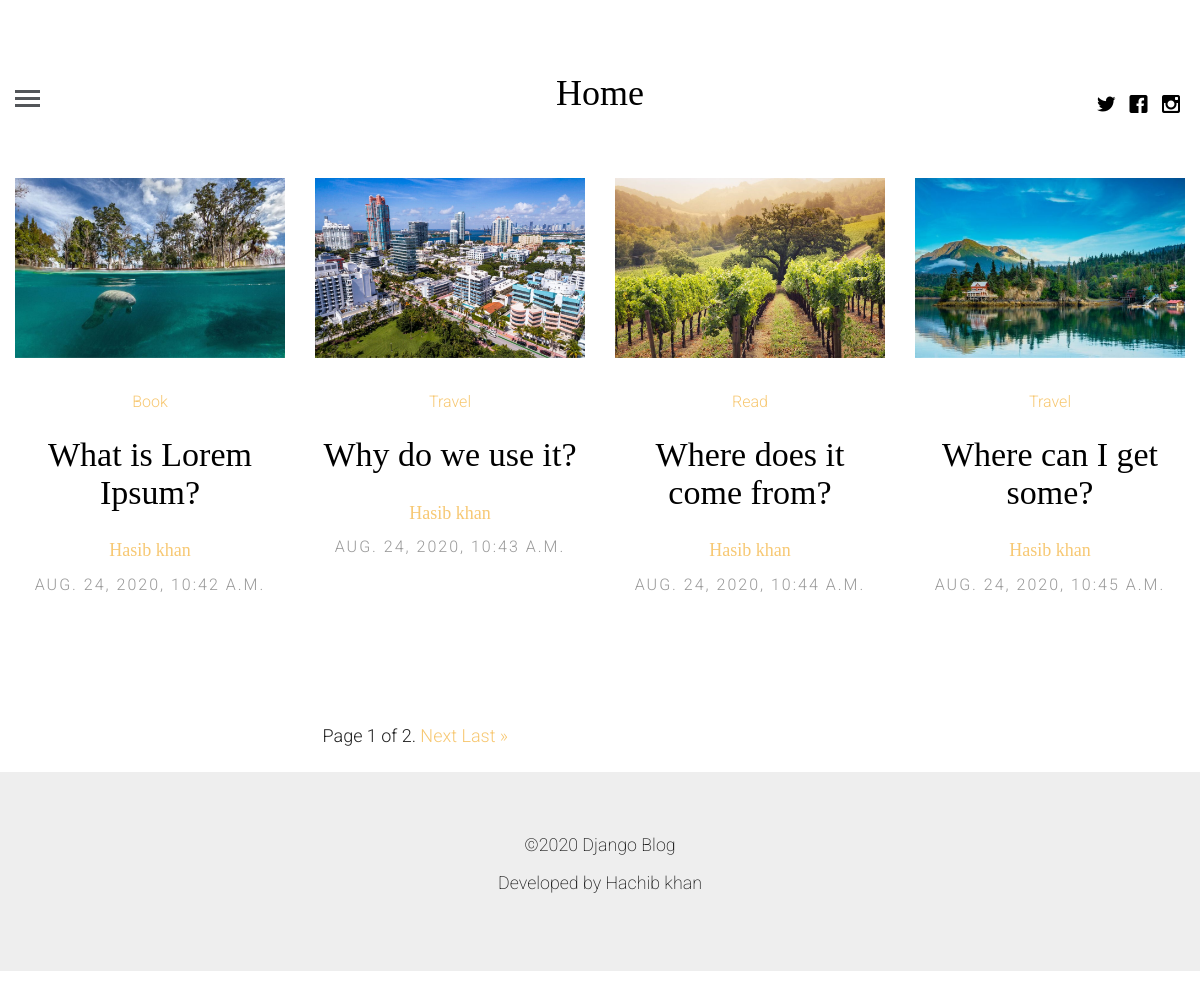
The page / on the database its author committed.
### blogapp/models.py (models this page shows, shortened)
class Article(models.Model):
    article_author = models.ForeignKey(Author, on_delete=models.CASCADE)
    title = models.CharField(max_length=200)
    posted_on = models.DateTimeField(auto_now=False, auto_now_add=True)
    updated_on = models.DateTimeField(auto_now=True, auto_now_add=False)
    body = models.TextField()
    image = models.FileField()
    category = models.ForeignKey(Category, on_delete=models.CASCADE)
    def get_single_url(self):
        return reverse('blog:single', kwargs={"id": self.id})
    def get_author_url(self):
        return reverse('blog:profile', kwargs={"name": self.article_author.name.username})

class Category(models.Model):
    name = models.CharField(max_length=100)

class Author(models.Model):
    image = models.FileField()
    name = models.ForeignKey(User, on_delete=models.CASCADE)
    details = models.TextField()

### blogapp/views.py (the view)
# urls.py: path('', views.IndexView.as_view(), name='index'),
class IndexView(View):
    template_name = 'index.html'
    def get(self, request):
        post = Article.objects.all()
        search = request.GET.get('q')
        if search:
            post = post.filter(Q(title__icontains=search) | Q(body__icontains=search)
                               )
        paginator = Paginator(post, 4)
        page_number = request.GET.get('page')
        page_obj = paginator.get_page(page_number)
        context = {
            "post": page_obj
        }
        return render(request, self.template_name, context)

### templates/index.html (shortened to what this page needs)
{% extends 'base.html' %}
{% load static %}
{% block content %}
{% for p in post %}
<article class="col-lg-3 col-md-3 col-sm-3 col-xs-6 col-xxs-12 animate-box">
	<figure>
		<a href="{{p.get_single_url}}"><img src="{{p.image.url}}" alt="Image" class="img-responsive"></a>
	</figure>
	<span class="fh5co-meta"><a href="{% url 'blog:category' p.category.name %}">{{p.category.name}}</a></span>
	<h2 class="fh5co-article-title"><a href="{{p.get_single_url}}">{{p.title}}</a></h2>
	<h4><a href="{{p.get_author_url}}">{{p.article_author.name.get_full_name}}</a></h4>
	<span class="fh5co-meta fh5co-date">{{p.posted_on}}</span>
</article>
{% endfor %}
<div class="container">
	<div class="row">
  		<div class="col-md-6 col-md-offset-3">
			<div class="pagination">
				<span class="step-links">
					<span class="current">
					Page {{ post.number }} of {{ post.paginator.num_pages }}.
					</span>
					{% if post.has_next %}
						<a href="?page={{ post.next_page_number }}">Next</a>
						<a href="?page={{ post.paginator.num_pages }}">Last &raquo;</a>
					{% endif %}
				</span>
			</div>
		</div>
	</div>
</div>
{% endblock %}

### templates/base.html (shortened to what this page needs)
<!DOCTYPE html>
{% load static %}
 <html class="no-js">
	<head>
	<link rel="stylesheet" href="{% static 'css/animate.css' %}">
	<link rel="stylesheet" href="{% static 'css/icomoon.css' %}">
	<link rel="stylesheet" href="{% static 'css/bootstrap.css' %}">
	<link rel="stylesheet" href="{% static 'css/style.css' %}">
	</head>
	<body>
	<header id="fh5co-header">
		<div class="container-fluid">
			<div class="row">
				<a href="#" class="js-fh5co-nav-toggle fh5co-nav-toggle"><i></i></a>
				<ul class="fh5co-social">
					<li><a href="#"><i class="icon-twitter"></i></a></li>
					<li><a href="#"><i class="icon-facebook"></i></a></li>
					<li><a href="#"><i class="icon-instagram"></i></a></li>
				</ul>
				<div class="col-lg-12 col-md-12 text-center">
					<h1 id="fh5co-logo"><a href="{% url 'blog:index' %}">Home</a></h1>
				</div>
			</div>
		</div>
	</header>
	<div class="container-fluid">
		<div class="row fh5co-post-entry">
            {% block content %}
            {% endblock %}
		</div>
	</div>
	<footer id="fh5co-footer" class="jumbotron">
		<p><small>&copy;2020 Django Blog<br> Developed by Hachib khan</small></p>
	</footer>
	</body>
</html>

### static/css/icomoon.css (style rules this page uses)
[class^="icon-"], [class*=" icon-"] { font-family: 'icomoon' !important; speak: none; font-style: normal; font-weight: normal; font-variant: normal; text-transform: none; line-height: 1; -webkit-font-smoothing: antialiased; -moz-osx-font-smoothing: grayscale; }
.icon-facebook:before { content: "\ea67"; }
.icon-instagram:before { content: "\ea6f"; }
.icon-twitter:before { content: "\ea7c"; }

### static/css/style.css (style rules this page uses)
html { background: #fff; }
body { font-family: "Roboto", arial, sans-serif; font-size: 18px; font-weight: 300; line-height: 1.8; color: #222; background: #fff; }
a { color: #f7c873; -webkit-transition: 0.5s; -o-transition: 0.5s; transition: 0.5s; }
h1, h2, h3, h4, h5, h6 { font-family: "Playfair Display", times, serif; color: #000; }
p { margin-bottom: 30px; }
#fh5co-header { padding: 3em 3em; float: left; width: 100%; }
@media screen and (max-width: 1200px) { #fh5co-header { padding-left: 15px; padding-right: 15px; } }
#fh5co-header .fh5co-nav-toggle { position: absolute; top: 4.2em; left: 3em; z-index: 99; }
@media screen and (max-width: 1200px) { #fh5co-header .fh5co-nav-toggle { top: 4em; left: 15px; } }
#fh5co-header .fh5co-social { position: absolute !important; right: 3em !important; top: 3.2em; z-index: 99; -webkit-transition: 0.5s; -o-transition: 0.5s; transition: 0.5s; }
@media screen and (max-width: 1200px) { #fh5co-header .fh5co-social { right: 15px !important; top: 3.2em; } }
#fh5co-header #fh5co-logo { text-align: center; }
#fh5co-header #fh5co-logo a { color: #000; }
.fh5co-post-entry article { text-align: center; float: left; margin-bottom: 110px; padding-left: 3em; padding-right: 3em; }
@media screen and (max-width: 1200px) { .fh5co-post-entry article { margin-bottom: 80px; padding-left: 15px; padding-right: 15px; } }
.fh5co-post-entry article a img { opacity: 1; -webkit-transition: 0.5s; -o-transition: 0.5s; transition: 0.5s; }
.fh5co-post-entry article figure { margin-bottom: 30px; }
.fh5co-post-entry article h2 { font-family: "Playfair Display", times, serif; font-size: 34px; color: #000; margin-bottom: 30px; }
.fh5co-post-entry article h2 a { color: #000; }
.fh5co-post-entry article .fh5co-meta { font-size: 16px; font-family: "Roboto", arial, sans-serif; color: #999999; margin-bottom: 20px; display: block; }
.fh5co-post-entry article .fh5co-meta.fh5co-date { text-transform: uppercase; letter-spacing: 2px; }
.fh5co-social { padding: 0; margin: 30px 0 0 0; position: relative; }
.fh5co-social li { padding: 0; margin: 0; list-style: none; display: inline; }
.fh5co-social li a { font-size: 20px; padding: 4px; color: #000; }
#fh5co-footer { padding: 3em 0; text-align: center; }
.js .to-animate, .js .to-animate-2, .js .animate-box { opacity: 0; }
.fh5co-nav-toggle { width: 25px; height: 25px; cursor: pointer; text-decoration: none; }
.fh5co-nav-toggle i { position: relative; display: -moz-inline-stack; display: inline-block; zoom: 1; *display: inline; width: 25px; height: 3px; color: #535659; font: bold 14px/.4 Helvetica; text-transform: uppercase; text-indent: -55px; background: #535659; transition: all .2s ease-out; }
.fh5co-nav-toggle i::before, .fh5co-nav-toggle i::after { content: ''; width: 25px; height: 3px; background: #535659; position: absolute; left: 0; -webkit-transition: 0.2s; -o-transition: 0.2s; transition: 0.2s; }
.fh5co-nav-toggle i::before { top: -7px; }
.fh5co-nav-toggle i::after { bottom: -7px; }
.fh5co-nav-toggle { position: absolute; top: 18px; left: 0; z-index: 21; padding: 6px 0 0 0; display: block; margin: 0 auto; display: block; height: 44px; width: 25px; border-bottom: none !important; }

### rows shown on the page
Article: image (picture), category.name "Book", title "What is Lorem Ipsum?", article_author.name.get_full_name "Hasib khan", posted_on "AUG. 24, 2020, 10:42 A.M."
Article: image (picture), category.name "Travel", title "Why do we use it?", article_author.name.get_full_name "Hasib khan", posted_on "AUG. 24, 2020, 10:43 A.M."
Article: image (picture), category.name "Read", title "Where does it come from?", article_author.name.get_full_name "Hasib khan", posted_on "AUG. 24, 2020, 10:44 A.M."
Article: image (picture), category.name "Travel", title "Where can I get some?", article_author.name.get_full_name "Hasib khan", posted_on "AUG. 24, 2020, 10:45 A.M."

### other values the page prints
{{ post.number }} "1"
{{ post.paginator.num_pages }} "2"
